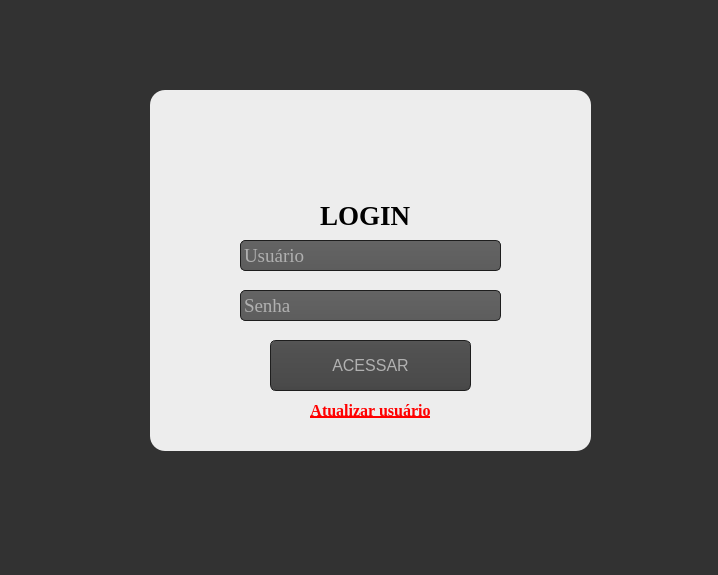
<?xml version="1.0" encoding="UTF-8"?>
<ui version="4.0">
 <class>MainWindow</class>
 <widget class="QMainWindow" name="MainWindow">
  <property name="geometry">
   <rect>
    <x>0</x>
    <y>0</y>
    <width>718</width>
    <height>575</height>
   </rect>
  </property>
  <property name="sizePolicy">
   <sizepolicy hsizetype="Fixed" vsizetype="Fixed">
    <horstretch>100</horstretch>
    <verstretch>100</verstretch>
   </sizepolicy>
  </property>
  <property name="font">
   <font>
    <family>Times New Roman</family>
    <pointsize>14</pointsize>
   </font>
  </property>
  <property name="windowTitle">
   <string>LOGIN IADENIP</string>
  </property>
  <property name="windowIcon">
   <iconset>
    <normalon>2.png</normalon>
    <disabledoff>2.png</disabledoff>
   </iconset>
  </property>
  <property name="windowOpacity">
   <double>1.000000000000000</double>
  </property>
  <property name="styleSheet">
   <string notr="true">

 
    background-color: #323232;









</string>
  </property>
  <widget class="QWidget" name="centralwidget">
   <widget class="QFrame" name="frame">
    <property name="geometry">
     <rect>
      <x>150</x>
      <y>90</y>
      <width>441</width>
      <height>361</height>
     </rect>
    </property>
    <property name="sizePolicy">
     <sizepolicy hsizetype="Fixed" vsizetype="Fixed">
      <horstretch>0</horstretch>
      <verstretch>0</verstretch>
     </sizepolicy>
    </property>
    <property name="font">
     <font>
      <family>Times New Roman</family>
      <pointsize>14</pointsize>
     </font>
    </property>
    <property name="styleSheet">
     <string notr="true">box-shadow: 3px 4px 0px 0px #899599;
	background:linear-gradient(to bottom, #ededed 5%, #bab1ba 100%);
	background-color:#ededed;
	border-radius:15px;



</string>
    </property>
    <property name="frameShape">
     <enum>QFrame::StyledPanel</enum>
    </property>
    <property name="frameShadow">
     <enum>QFrame::Raised</enum>
    </property>
    <widget class="QLabel" name="label">
     <property name="geometry">
      <rect>
       <x>170</x>
       <y>110</y>
       <width>101</width>
       <height>31</height>
      </rect>
     </property>
     <property name="font">
      <font>
       <family>Times New Roman</family>
       <pointsize>20</pointsize>
       <weight>75</weight>
       <bold>true</bold>
      </font>
     </property>
     <property name="styleSheet">
      <string notr="true">text-shadow:0px 5px 0px #9cacde;</string>
     </property>
     <property name="text">
      <string>LOGIN</string>
     </property>
    </widget>
    <widget class="QPushButton" name="btn_acessar">
     <property name="geometry">
      <rect>
       <x>120</x>
       <y>250</y>
       <width>201</width>
       <height>51</height>
      </rect>
     </property>
     <property name="sizePolicy">
      <sizepolicy hsizetype="Fixed" vsizetype="Fixed">
       <horstretch>0</horstretch>
       <verstretch>0</verstretch>
      </sizepolicy>
     </property>
     <property name="font">
      <font>
       <pointsize>-1</pointsize>
      </font>
     </property>
     <property name="cursor">
      <cursorShape>PointingHandCursor</cursorShape>
     </property>
     <property name="styleSheet">
      <string notr="true">QPushButton
{
    color: #b1b1b1;
    background-color: QLinearGradient( x1: 0, y1: 0, x2: 0, y2: 1, stop: 0 #565656, stop: 0.1 #525252, stop: 0.5 #4e4e4e, stop: 0.9 #4a4a4a, stop: 1 #464646);
    border-width: 1px;
    border-color: #1e1e1e;
    border-style: solid;
    border-radius: 6;
    padding: 3px;
    font-size: 16px;
    padding-left: 3px;
    padding-right: 3px;
    min-width: 20px;
}

QPushButton:pressed
{
    background-color: QLinearGradient( x1: 0, y1: 0, x2: 0, y2: 1, stop: 0 #2d2d2d, stop: 0.1 #2b2b2b, stop: 0.5 #292929, stop: 0.9 #282828, stop: 1 #252525);
}</string>
     </property>
     <property name="text">
      <string>ACESSAR</string>
     </property>
     <property name="icon">
      <iconset>
       <normaloff>icons/login_rounded_right_filled_50px.png</normaloff>icons/login_rounded_right_filled_50px.png</iconset>
     </property>
     <property name="iconSize">
      <size>
       <width>33</width>
       <height>50</height>
      </size>
     </property>
    </widget>
    <widget class="QLineEdit" name="le_senha">
     <property name="geometry">
      <rect>
       <x>90</x>
       <y>200</y>
       <width>261</width>
       <height>31</height>
      </rect>
     </property>
     <property name="font">
      <font>
       <family>Times New Roman</family>
       <pointsize>14</pointsize>
       <kerning>true</kerning>
      </font>
     </property>
     <property name="whatsThis">
      <string/>
     </property>
     <property name="autoFillBackground">
      <bool>false</bool>
     </property>
     <property name="styleSheet">
      <string notr="true">   background-color: QLinearGradient( x1: 0, y1: 0, x2: 0, y2: 1, stop: 0 #4d4d4d, stop: 0 #646464, stop: 1 #5d5d5d);
    padding: 1px;
    border-style: solid;
    border: 1px solid #1e1e1e;
    border-radius: 5;
color: rgb(255, 255, 255);</string>
     </property>
     <property name="inputMethodHints">
      <set>Qt::ImhHiddenText|Qt::ImhNoAutoUppercase|Qt::ImhNoPredictiveText|Qt::ImhSensitiveData</set>
     </property>
     <property name="text">
      <string/>
     </property>
     <property name="echoMode">
      <enum>QLineEdit::Password</enum>
     </property>
     <property name="readOnly">
      <bool>false</bool>
     </property>
     <property name="placeholderText">
      <string>Senha</string>
     </property>
     <property name="clearButtonEnabled">
      <bool>false</bool>
     </property>
    </widget>
    <widget class="QLineEdit" name="le_login">
     <property name="geometry">
      <rect>
       <x>90</x>
       <y>150</y>
       <width>261</width>
       <height>31</height>
      </rect>
     </property>
     <property name="font">
      <font>
       <family>Times New Roman</family>
       <pointsize>14</pointsize>
      </font>
     </property>
     <property name="accessibleName">
      <string/>
     </property>
     <property name="layoutDirection">
      <enum>Qt::LeftToRight</enum>
     </property>
     <property name="autoFillBackground">
      <bool>false</bool>
     </property>
     <property name="styleSheet">
      <string notr="true">   background-color: QLinearGradient( x1: 0, y1: 0, x2: 0, y2: 1, stop: 0 #4d4d4d, stop: 0 #646464, stop: 1 #5d5d5d);
    padding: 1px;
    border-style: solid;
    border: 1px solid #1e1e1e;
    border-radius: 5;
color: rgb(255, 255, 255);</string>
     </property>
     <property name="inputMask">
      <string/>
     </property>
     <property name="text">
      <string/>
     </property>
     <property name="maxLength">
      <number>256</number>
     </property>
     <property name="frame">
      <bool>true</bool>
     </property>
     <property name="echoMode">
      <enum>QLineEdit::Normal</enum>
     </property>
     <property name="alignment">
      <set>Qt::AlignLeading|Qt::AlignLeft|Qt::AlignVCenter</set>
     </property>
     <property name="dragEnabled">
      <bool>false</bool>
     </property>
     <property name="readOnly">
      <bool>false</bool>
     </property>
     <property name="placeholderText">
      <string>Usuário</string>
     </property>
    </widget>
    <widget class="QLabel" name="label_4">
     <property name="geometry">
      <rect>
       <x>60</x>
       <y>100</y>
       <width>31</width>
       <height>31</height>
      </rect>
     </property>
     <property name="text">
      <string/>
     </property>
     <property name="pixmap">
      <pixmap>imagens/2.png</pixmap>
     </property>
     <property name="scaledContents">
      <bool>true</bool>
     </property>
    </widget>
    <widget class="QPushButton" name="btn_cadastrar">
     <property name="geometry">
      <rect>
       <x>130</x>
       <y>310</y>
       <width>181</width>
       <height>20</height>
      </rect>
     </property>
     <property name="font">
      <font>
       <family>Times New Roman</family>
       <pointsize>12</pointsize>
       <weight>75</weight>
       <italic>false</italic>
       <bold>true</bold>
       <underline>true</underline>
       <strikeout>false</strikeout>
      </font>
     </property>
     <property name="cursor">
      <cursorShape>PointingHandCursor</cursorShape>
     </property>
     <property name="styleSheet">
      <string notr="true">color: rgb(255, 0, 0);</string>
     </property>
     <property name="text">
      <string>Atualizar usuário</string>
     </property>
    </widget>
    <widget class="QLabel" name="label_2">
     <property name="geometry">
      <rect>
       <x>160</x>
       <y>0</y>
       <width>121</width>
       <height>101</height>
      </rect>
     </property>
     <property name="text">
      <string/>
     </property>
     <property name="pixmap">
      <pixmap>:/newPrefix/logo.png</pixmap>
     </property>
     <property name="scaledContents">
      <bool>true</bool>
     </property>
    </widget>
    <widget class="QLabel" name="label_3">
     <property name="geometry">
      <rect>
       <x>50</x>
       <y>150</y>
       <width>31</width>
       <height>31</height>
      </rect>
     </property>
     <property name="text">
      <string/>
     </property>
     <property name="pixmap">
      <pixmap>icons/user_filled_50px.png</pixmap>
     </property>
     <property name="scaledContents">
      <bool>true</bool>
     </property>
    </widget>
    <widget class="QLabel" name="label_5">
     <property name="geometry">
      <rect>
       <x>50</x>
       <y>200</y>
       <width>31</width>
       <height>31</height>
      </rect>
     </property>
     <property name="text">
      <string/>
     </property>
     <property name="pixmap">
      <pixmap>icons/key_32px.png</pixmap>
     </property>
     <property name="scaledContents">
      <bool>true</bool>
     </property>
    </widget>
    <widget class="QLabel" name="label_6">
     <property name="geometry">
      <rect>
       <x>170</x>
       <y>10</y>
       <width>101</width>
       <height>71</height>
      </rect>
     </property>
     <property name="text">
      <string/>
     </property>
     <property name="pixmap">
      <pixmap>logo.png</pixmap>
     </property>
     <property name="scaledContents">
      <bool>true</bool>
     </property>
    </widget>
   </widget>
  </widget>
 </widget>
 <tabstops>
  <tabstop>le_login</tabstop>
  <tabstop>le_senha</tabstop>
  <tabstop>btn_acessar</tabstop>
  <tabstop>btn_cadastrar</tabstop>
 </tabstops>
 <resources>
  <include location="img.qrc"/>
  <include location="final_01/final_01/img.qrc"/>
 </resources>
 <connections/>
</ui>
